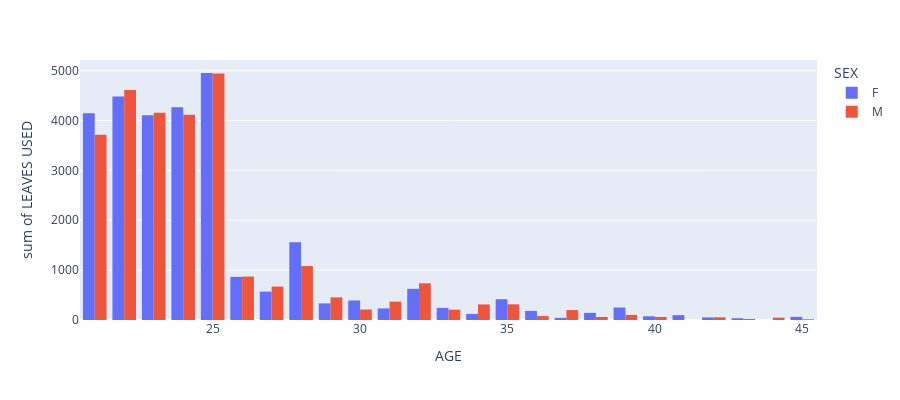

The cell this chart's notebook holds for it:
### Markdown cell above
### Most Leaves Used by Age

### Code cell
fig = px.histogram(df, x="AGE", y="LEAVES USED",
             color='SEX', barmode='group',
             height=400)
fig.show()

### Figure 1 — Plotly figure (JSON) as saved in the notebook; plotly's stock layout.template omitted (floating-point values rounded to 4 significant figures; data arrays with more than 128 entries replaced by an {"elided": "..."} marker saying what was removed)
{"data": [{"alignmentgroup": "True", "bingroup": "x", "histfunc": "sum", "hovertemplate": "SEX=F<br>AGE=%{x}<br>sum of LEAVES USED=%{y}<extra></extra>", "legendgroup": "F", "marker": {"color": "#636efa", "pattern": {"shape": ""}}, "name": "F", "offsetgroup": "F", "orientation": "v", "showlegend": true, "type": "histogram", "x": {"elided": "1258 int values"}, "xaxis": "x", "y": {"elided": "1258 int values"}, "yaxis": "y"}, {"alignmentgroup": "True", "bingroup": "x", "histfunc": "sum", "hovertemplate": "SEX=M<br>AGE=%{x}<br>sum of LEAVES USED=%{y}<extra></extra>", "legendgroup": "M", "marker": {"color": "#EF553B", "pattern": {"shape": ""}}, "name": "M", "offsetgroup": "M", "orientation": "v", "showlegend": true, "type": "histogram", "x": {"elided": "1215 int values"}, "xaxis": "x", "y": {"elided": "1215 int values"}, "yaxis": "y"}], "layout": {"barmode": "group", "height": 400, "legend": {"title": {"text": "SEX"}, "tracegroupgap": 0}, "margin": {"t": 60}, "xaxis": {"anchor": "y", "domain": [0, 1], "title": {"text": "AGE"}}, "yaxis": {"anchor": "x", "domain": [0, 1], "title": {"text": "sum of LEAVES USED"}}}}
